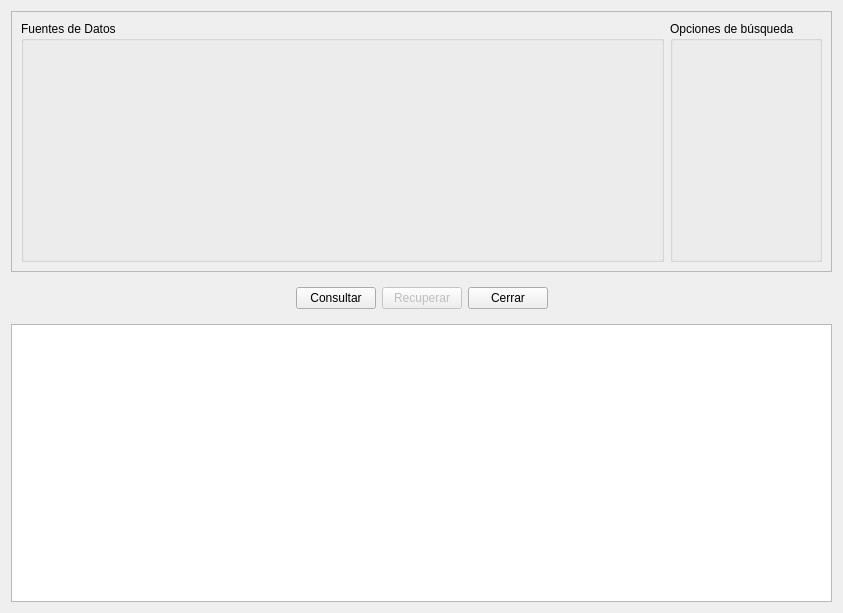
<?xml version="1.0" encoding="UTF-8"?>
<ui version="4.0">
 <class>ctkDICOMQueryRetrieveWidget</class>
 <widget class="QWidget" name="ctkDICOMQueryRetrieveWidget">
  <property name="geometry">
   <rect>
    <x>0</x>
    <y>0</y>
    <width>843</width>
    <height>613</height>
   </rect>
  </property>
  <property name="windowTitle">
   <string>Form</string>
  </property>
  <layout class="QVBoxLayout" name="verticalLayout">
   <item>
    <widget class="QFrame" name="frame">
     <property name="frameShape">
      <enum>QFrame::StyledPanel</enum>
     </property>
     <property name="frameShadow">
      <enum>QFrame::Raised</enum>
     </property>
     <layout class="QHBoxLayout" name="horizontalLayout" stretch="1,0">
      <item>
       <widget class="QGroupBox" name="groupBox">
        <property name="title">
         <string>Fuentes de Datos</string>
        </property>
        <layout class="QVBoxLayout" name="verticalLayout_2">
         <item>
          <widget class="ctkDICOMServerNodeWidget" name="ServerNodeWidget" native="true">
           <property name="minimumSize">
            <size>
             <width>300</width>
             <height>200</height>
            </size>
           </property>
          </widget>
         </item>
        </layout>
       </widget>
      </item>
      <item>
       <widget class="QGroupBox" name="groupBox_2">
        <property name="title">
         <string>Opciones de búsqueda</string>
        </property>
        <layout class="QVBoxLayout" name="verticalLayout_4">
         <item>
          <widget class="ctkDICOMQueryWidget" name="QueryWidget" native="true"/>
         </item>
        </layout>
       </widget>
      </item>
     </layout>
    </widget>
   </item>
   <item>
    <widget class="QWidget" name="commandFrame" native="true">
     <layout class="QHBoxLayout" name="horizontalLayout_4">
      <item>
       <spacer name="horizontalSpacer">
        <property name="orientation">
         <enum>Qt::Horizontal</enum>
        </property>
        <property name="sizeHint" stdset="0">
         <size>
          <width>90</width>
          <height>20</height>
         </size>
        </property>
       </spacer>
      </item>
      <item>
       <widget class="QPushButton" name="QueryButton">
        <property name="text">
         <string>Consultar</string>
        </property>
       </widget>
      </item>
      <item>
       <widget class="QPushButton" name="RetrieveButton">
        <property name="enabled">
         <bool>false</bool>
        </property>
        <property name="text">
         <string>Recuperar</string>
        </property>
       </widget>
      </item>
      <item>
       <widget class="QPushButton" name="CancelButton">
        <property name="text">
         <string>Cerrar</string>
        </property>
       </widget>
      </item>
      <item>
       <spacer name="horizontalSpacer_2">
        <property name="orientation">
         <enum>Qt::Horizontal</enum>
        </property>
        <property name="sizeHint" stdset="0">
         <size>
          <width>90</width>
          <height>20</height>
         </size>
        </property>
       </spacer>
      </item>
     </layout>
    </widget>
   </item>
   <item>
    <widget class="QTreeView" name="results"/>
   </item>
  </layout>
 </widget>
 <customwidgets>
  <customwidget>
   <class>ctkDICOMQueryWidget</class>
   <extends>QWidget</extends>
   <header>ctkDICOMQueryWidget.h</header>
   <container>1</container>
  </customwidget>
  <customwidget>
   <class>ctkDICOMServerNodeWidget</class>
   <extends>QWidget</extends>
   <header>ctkDICOMServerNodeWidget.h</header>
   <container>1</container>
  </customwidget>
 </customwidgets>
 <resources/>
 <connections/>
</ui>
